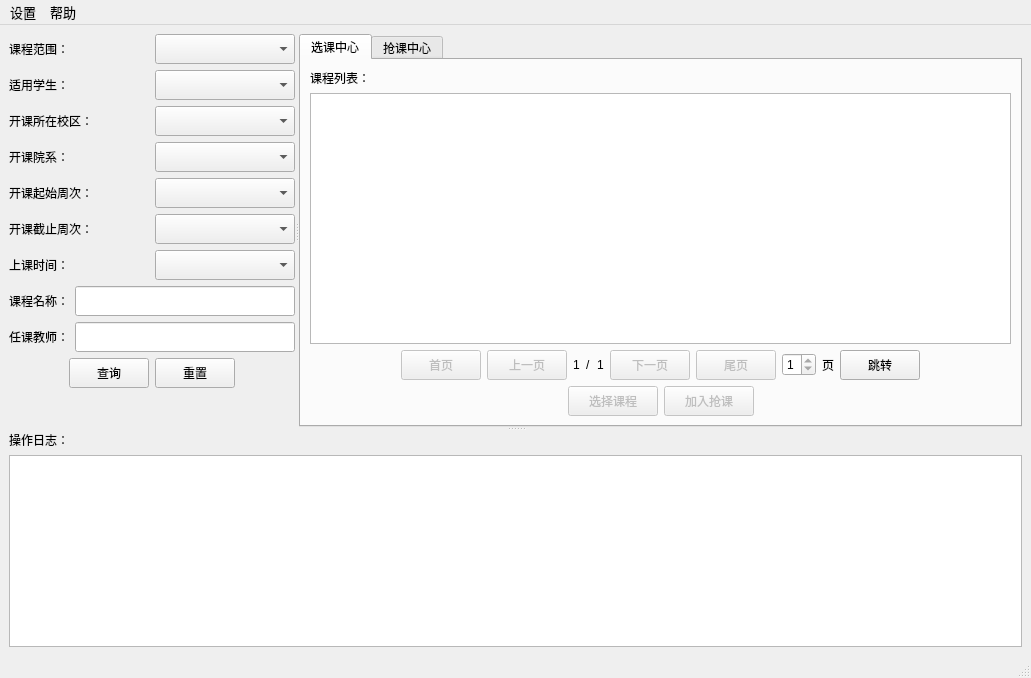
<?xml version="1.0" encoding="UTF-8"?>
<ui version="4.0">
 <class>mainWindow</class>
 <widget class="QMainWindow" name="mainWindow">
  <property name="geometry">
   <rect>
    <x>0</x>
    <y>0</y>
    <width>1031</width>
    <height>678</height>
   </rect>
  </property>
  <property name="windowTitle">
   <string>选课助手</string>
  </property>
  <widget class="QWidget" name="centralwidget">
   <layout class="QGridLayout" name="gridLayout_3">
    <item row="0" column="0">
     <widget class="QSplitter" name="mainSplitter">
      <property name="orientation">
       <enum>Qt::Orientation::Vertical</enum>
      </property>
      <widget class="QSplitter" name="upperSplitter">
       <property name="orientation">
        <enum>Qt::Orientation::Horizontal</enum>
       </property>
       <widget class="QWidget" name="layoutWidget_2">
        <layout class="QVBoxLayout" name="optionsLayout">
         <item>
          <layout class="QHBoxLayout" name="horizontalLayout">
           <item>
            <widget class="QLabel" name="label">
             <property name="text">
              <string>课程范围：</string>
             </property>
            </widget>
           </item>
           <item>
            <widget class="QComboBox" name="majorRangeBox">
             <property name="minimumSize">
              <size>
               <width>0</width>
               <height>30</height>
              </size>
             </property>
            </widget>
           </item>
          </layout>
         </item>
         <item>
          <layout class="QHBoxLayout" name="horizontalLayout_2">
           <item>
            <widget class="QLabel" name="label_2">
             <property name="text">
              <string>适用学生：</string>
             </property>
            </widget>
           </item>
           <item>
            <widget class="QComboBox" name="studentTypeBox">
             <property name="minimumSize">
              <size>
               <width>0</width>
               <height>30</height>
              </size>
             </property>
            </widget>
           </item>
          </layout>
         </item>
         <item>
          <layout class="QHBoxLayout" name="horizontalLayout_3">
           <item>
            <widget class="QLabel" name="label_4">
             <property name="text">
              <string>开课所在校区：</string>
             </property>
            </widget>
           </item>
           <item>
            <widget class="QComboBox" name="campusBox">
             <property name="minimumSize">
              <size>
               <width>0</width>
               <height>30</height>
              </size>
             </property>
            </widget>
           </item>
          </layout>
         </item>
         <item>
          <layout class="QHBoxLayout" name="horizontalLayout_4">
           <item>
            <widget class="QLabel" name="label_7">
             <property name="text">
              <string>开课院系：</string>
             </property>
            </widget>
           </item>
           <item>
            <widget class="QComboBox" name="collegeBox">
             <property name="minimumSize">
              <size>
               <width>0</width>
               <height>30</height>
              </size>
             </property>
            </widget>
           </item>
          </layout>
         </item>
         <item>
          <layout class="QHBoxLayout" name="horizontalLayout_5">
           <item>
            <widget class="QLabel" name="label_8">
             <property name="text">
              <string>开课起始周次：</string>
             </property>
            </widget>
           </item>
           <item>
            <widget class="QComboBox" name="startWeekBox">
             <property name="minimumSize">
              <size>
               <width>0</width>
               <height>30</height>
              </size>
             </property>
            </widget>
           </item>
          </layout>
         </item>
         <item>
          <layout class="QHBoxLayout" name="horizontalLayout_6">
           <item>
            <widget class="QLabel" name="label_9">
             <property name="text">
              <string>开课截止周次：</string>
             </property>
            </widget>
           </item>
           <item>
            <widget class="QComboBox" name="endWeekBox">
             <property name="minimumSize">
              <size>
               <width>0</width>
               <height>30</height>
              </size>
             </property>
            </widget>
           </item>
          </layout>
         </item>
         <item>
          <layout class="QHBoxLayout" name="horizontalLayout_7">
           <item>
            <widget class="QLabel" name="label_10">
             <property name="text">
              <string>上课时间：</string>
             </property>
            </widget>
           </item>
           <item>
            <widget class="QComboBox" name="dayBox">
             <property name="minimumSize">
              <size>
               <width>0</width>
               <height>30</height>
              </size>
             </property>
            </widget>
           </item>
          </layout>
         </item>
         <item>
          <layout class="QHBoxLayout" name="horizontalLayout_9">
           <item>
            <widget class="QLabel" name="label_11">
             <property name="text">
              <string>课程名称：</string>
             </property>
            </widget>
           </item>
           <item>
            <widget class="QLineEdit" name="courseNameEdit">
             <property name="minimumSize">
              <size>
               <width>0</width>
               <height>30</height>
              </size>
             </property>
            </widget>
           </item>
          </layout>
         </item>
         <item>
          <layout class="QHBoxLayout" name="horizontalLayout_10">
           <item>
            <widget class="QLabel" name="label_12">
             <property name="text">
              <string>任课教师：</string>
             </property>
            </widget>
           </item>
           <item>
            <widget class="QLineEdit" name="teacherNameEdit">
             <property name="minimumSize">
              <size>
               <width>0</width>
               <height>30</height>
              </size>
             </property>
            </widget>
           </item>
          </layout>
         </item>
         <item>
          <layout class="QHBoxLayout" name="horizontalLayout_8">
           <item>
            <spacer name="horizontalSpacer">
             <property name="orientation">
              <enum>Qt::Orientation::Horizontal</enum>
             </property>
             <property name="sizeHint" stdset="0">
              <size>
               <width>40</width>
               <height>20</height>
              </size>
             </property>
            </spacer>
           </item>
           <item>
            <widget class="QPushButton" name="queryBtn">
             <property name="minimumSize">
              <size>
               <width>0</width>
               <height>30</height>
              </size>
             </property>
             <property name="text">
              <string>查询</string>
             </property>
            </widget>
           </item>
           <item>
            <widget class="QPushButton" name="resetBtn">
             <property name="minimumSize">
              <size>
               <width>0</width>
               <height>30</height>
              </size>
             </property>
             <property name="text">
              <string>重置</string>
             </property>
            </widget>
           </item>
           <item>
            <spacer name="horizontalSpacer_4">
             <property name="orientation">
              <enum>Qt::Orientation::Horizontal</enum>
             </property>
             <property name="sizeHint" stdset="0">
              <size>
               <width>40</width>
               <height>20</height>
              </size>
             </property>
            </spacer>
           </item>
          </layout>
         </item>
         <item>
          <spacer name="verticalSpacer_2">
           <property name="orientation">
            <enum>Qt::Orientation::Vertical</enum>
           </property>
           <property name="sizeHint" stdset="0">
            <size>
             <width>20</width>
             <height>40</height>
            </size>
           </property>
          </spacer>
         </item>
        </layout>
       </widget>
       <widget class="QTabWidget" name="serviceTabWidget">
        <property name="currentIndex">
         <number>0</number>
        </property>
        <widget class="QWidget" name="courseQuery">
         <attribute name="title">
          <string>选课中心</string>
         </attribute>
         <layout class="QGridLayout" name="gridLayout_2">
          <item row="0" column="0">
           <layout class="QVBoxLayout" name="courseQueryLayout">
            <item>
             <widget class="QLabel" name="label_3">
              <property name="text">
               <string>课程列表：</string>
              </property>
             </widget>
            </item>
            <item>
             <widget class="QTableView" name="courseTableView">
              <property name="editTriggers">
               <set>QAbstractItemView::EditTrigger::NoEditTriggers</set>
              </property>
              <property name="selectionMode">
               <enum>QAbstractItemView::SelectionMode::SingleSelection</enum>
              </property>
              <property name="selectionBehavior">
               <enum>QAbstractItemView::SelectionBehavior::SelectRows</enum>
              </property>
              <property name="sortingEnabled">
               <bool>true</bool>
              </property>
              <property name="wordWrap">
               <bool>false</bool>
              </property>
              <attribute name="horizontalHeaderMinimumSectionSize">
               <number>0</number>
              </attribute>
              <attribute name="horizontalHeaderShowSortIndicator" stdset="0">
               <bool>true</bool>
              </attribute>
              <attribute name="horizontalHeaderStretchLastSection">
               <bool>true</bool>
              </attribute>
              <attribute name="verticalHeaderMinimumSectionSize">
               <number>0</number>
              </attribute>
              <attribute name="verticalHeaderDefaultSectionSize">
               <number>20</number>
              </attribute>
             </widget>
            </item>
            <item>
             <layout class="QHBoxLayout" name="horizontalLayout_11">
              <item>
               <spacer name="horizontalSpacer_5">
                <property name="orientation">
                 <enum>Qt::Orientation::Horizontal</enum>
                </property>
                <property name="sizeHint" stdset="0">
                 <size>
                  <width>40</width>
                  <height>20</height>
                 </size>
                </property>
               </spacer>
              </item>
              <item>
               <widget class="QPushButton" name="firstPageBtn">
                <property name="enabled">
                 <bool>false</bool>
                </property>
                <property name="minimumSize">
                 <size>
                  <width>0</width>
                  <height>30</height>
                 </size>
                </property>
                <property name="text">
                 <string>首页</string>
                </property>
               </widget>
              </item>
              <item>
               <widget class="QPushButton" name="previousPageBtn">
                <property name="enabled">
                 <bool>false</bool>
                </property>
                <property name="minimumSize">
                 <size>
                  <width>0</width>
                  <height>30</height>
                 </size>
                </property>
                <property name="text">
                 <string>上一页</string>
                </property>
               </widget>
              </item>
              <item>
               <widget class="QLabel" name="currentPageLabel">
                <property name="text">
                 <string>1</string>
                </property>
               </widget>
              </item>
              <item>
               <widget class="QLabel" name="label_13">
                <property name="text">
                 <string>/</string>
                </property>
               </widget>
              </item>
              <item>
               <widget class="QLabel" name="maxPageLabel">
                <property name="text">
                 <string>1</string>
                </property>
               </widget>
              </item>
              <item>
               <widget class="QPushButton" name="nextPageBtn">
                <property name="enabled">
                 <bool>false</bool>
                </property>
                <property name="minimumSize">
                 <size>
                  <width>0</width>
                  <height>30</height>
                 </size>
                </property>
                <property name="text">
                 <string>下一页</string>
                </property>
               </widget>
              </item>
              <item>
               <widget class="QPushButton" name="lastPageBtn">
                <property name="enabled">
                 <bool>false</bool>
                </property>
                <property name="minimumSize">
                 <size>
                  <width>0</width>
                  <height>30</height>
                 </size>
                </property>
                <property name="text">
                 <string>尾页</string>
                </property>
               </widget>
              </item>
              <item>
               <widget class="QSpinBox" name="pageSpinBox">
                <property name="minimum">
                 <number>1</number>
                </property>
                <property name="maximum">
                 <number>1</number>
                </property>
               </widget>
              </item>
              <item>
               <widget class="QLabel" name="label_14">
                <property name="text">
                 <string>页</string>
                </property>
               </widget>
              </item>
              <item>
               <widget class="QPushButton" name="jumpPageBtn">
                <property name="minimumSize">
                 <size>
                  <width>0</width>
                  <height>30</height>
                 </size>
                </property>
                <property name="text">
                 <string>跳转</string>
                </property>
               </widget>
              </item>
              <item>
               <spacer name="horizontalSpacer_6">
                <property name="orientation">
                 <enum>Qt::Orientation::Horizontal</enum>
                </property>
                <property name="sizeHint" stdset="0">
                 <size>
                  <width>40</width>
                  <height>20</height>
                 </size>
                </property>
               </spacer>
              </item>
             </layout>
            </item>
            <item>
             <layout class="QHBoxLayout" name="horizontalLayout_12">
              <item>
               <spacer name="horizontalSpacer_2">
                <property name="orientation">
                 <enum>Qt::Orientation::Horizontal</enum>
                </property>
                <property name="sizeHint" stdset="0">
                 <size>
                  <width>40</width>
                  <height>20</height>
                 </size>
                </property>
               </spacer>
              </item>
              <item>
               <widget class="QPushButton" name="operateCourseBtn">
                <property name="enabled">
                 <bool>false</bool>
                </property>
                <property name="minimumSize">
                 <size>
                  <width>90</width>
                  <height>30</height>
                 </size>
                </property>
                <property name="text">
                 <string>选择课程</string>
                </property>
               </widget>
              </item>
              <item>
               <widget class="QPushButton" name="addAutoBtn">
                <property name="enabled">
                 <bool>false</bool>
                </property>
                <property name="minimumSize">
                 <size>
                  <width>90</width>
                  <height>30</height>
                 </size>
                </property>
                <property name="text">
                 <string>加入抢课</string>
                </property>
               </widget>
              </item>
              <item>
               <spacer name="horizontalSpacer_3">
                <property name="orientation">
                 <enum>Qt::Orientation::Horizontal</enum>
                </property>
                <property name="sizeHint" stdset="0">
                 <size>
                  <width>40</width>
                  <height>20</height>
                 </size>
                </property>
               </spacer>
              </item>
             </layout>
            </item>
           </layout>
          </item>
         </layout>
        </widget>
        <widget class="QWidget" name="autoSelector">
         <attribute name="title">
          <string>抢课中心</string>
         </attribute>
         <layout class="QGridLayout" name="gridLayout">
          <item row="0" column="0">
           <layout class="QVBoxLayout" name="autoSelectorLayout">
            <item>
             <widget class="QLabel" name="label_6">
              <property name="text">
               <string>循环抢课课程列表：</string>
              </property>
             </widget>
            </item>
            <item>
             <layout class="QHBoxLayout" name="autoCourseTableLayout">
              <item>
               <widget class="QTableView" name="autoCourseTableView">
                <property name="editTriggers">
                 <set>QAbstractItemView::EditTrigger::NoEditTriggers</set>
                </property>
                <property name="selectionBehavior">
                 <enum>QAbstractItemView::SelectionBehavior::SelectRows</enum>
                </property>
                <property name="wordWrap">
                 <bool>false</bool>
                </property>
                <attribute name="horizontalHeaderMinimumSectionSize">
                 <number>0</number>
                </attribute>
                <attribute name="horizontalHeaderStretchLastSection">
                 <bool>true</bool>
                </attribute>
                <attribute name="verticalHeaderVisible">
                 <bool>true</bool>
                </attribute>
                <attribute name="verticalHeaderMinimumSectionSize">
                 <number>0</number>
                </attribute>
                <attribute name="verticalHeaderDefaultSectionSize">
                 <number>20</number>
                </attribute>
               </widget>
              </item>
              <item>
               <layout class="QVBoxLayout" name="autoButtonLayout">
                <item>
                 <widget class="QPushButton" name="delAutoBtn">
                  <property name="minimumSize">
                   <size>
                    <width>110</width>
                    <height>30</height>
                   </size>
                  </property>
                  <property name="text">
                   <string>删除选中的课程</string>
                  </property>
                 </widget>
                </item>
                <item>
                 <widget class="QPushButton" name="switchAutoBtn">
                  <property name="minimumSize">
                   <size>
                    <width>110</width>
                    <height>30</height>
                   </size>
                  </property>
                  <property name="text">
                   <string>开始循环抢课</string>
                  </property>
                 </widget>
                </item>
                <item>
                 <widget class="QPushButton" name="clearAutoBtn">
                  <property name="minimumSize">
                   <size>
                    <width>110</width>
                    <height>30</height>
                   </size>
                  </property>
                  <property name="text">
                   <string>清空课程列表</string>
                  </property>
                 </widget>
                </item>
                <item>
                 <spacer name="verticalSpacer">
                  <property name="orientation">
                   <enum>Qt::Orientation::Vertical</enum>
                  </property>
                  <property name="sizeHint" stdset="0">
                   <size>
                    <width>20</width>
                    <height>40</height>
                   </size>
                  </property>
                 </spacer>
                </item>
               </layout>
              </item>
             </layout>
            </item>
           </layout>
          </item>
         </layout>
        </widget>
       </widget>
      </widget>
      <widget class="QWidget" name="layoutWidget">
       <layout class="QVBoxLayout" name="logLayout">
        <item>
         <widget class="QLabel" name="label_5">
          <property name="text">
           <string>操作日志：</string>
          </property>
         </widget>
        </item>
        <item>
         <widget class="QPlainTextEdit" name="logOutput">
          <property name="readOnly">
           <bool>true</bool>
          </property>
          <property name="textInteractionFlags">
           <set>Qt::TextInteractionFlag::LinksAccessibleByKeyboard|Qt::TextInteractionFlag::LinksAccessibleByMouse|Qt::TextInteractionFlag::TextBrowserInteraction|Qt::TextInteractionFlag::TextSelectableByKeyboard|Qt::TextInteractionFlag::TextSelectableByMouse</set>
          </property>
         </widget>
        </item>
       </layout>
      </widget>
     </widget>
    </item>
   </layout>
  </widget>
  <widget class="QMenuBar" name="menubar">
   <property name="geometry">
    <rect>
     <x>0</x>
     <y>0</y>
     <width>1031</width>
     <height>33</height>
    </rect>
   </property>
   <property name="font">
    <font>
     <pointsize>10</pointsize>
    </font>
   </property>
   <widget class="QMenu" name="menu">
    <property name="title">
     <string>设置</string>
    </property>
    <addaction name="preference"/>
   </widget>
   <widget class="QMenu" name="menu_2">
    <property name="title">
     <string>帮助</string>
    </property>
    <addaction name="help"/>
    <addaction name="about"/>
    <addaction name="feedback"/>
   </widget>
   <addaction name="menu"/>
   <addaction name="menu_2"/>
  </widget>
  <widget class="QStatusBar" name="statusbar"/>
  <action name="preference">
   <property name="text">
    <string>首选项</string>
   </property>
  </action>
  <action name="help">
   <property name="text">
    <string>使用帮助</string>
   </property>
  </action>
  <action name="about">
   <property name="text">
    <string>关于软件</string>
   </property>
  </action>
  <action name="feedback">
   <property name="text">
    <string>问题反馈</string>
   </property>
  </action>
 </widget>
 <resources/>
 <connections/>
</ui>
